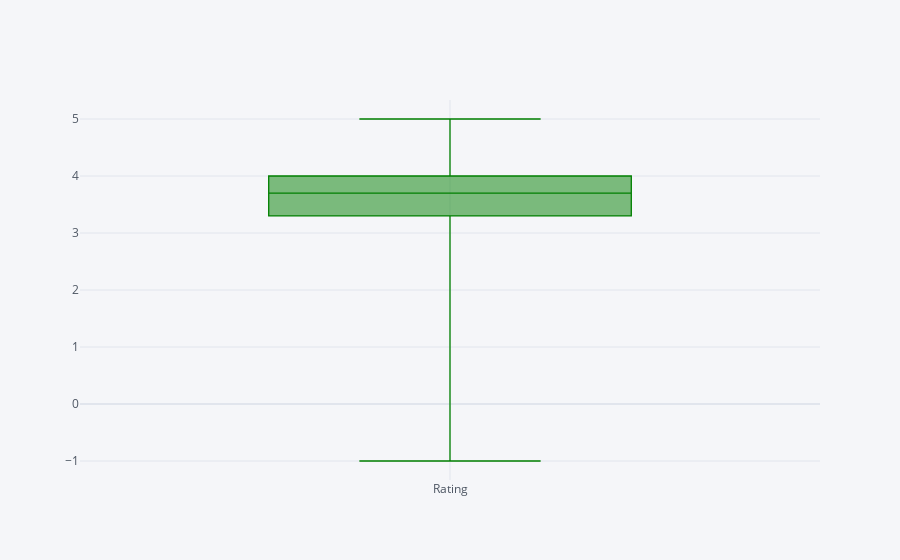

Notebook code for this chart:
### Code cell
df['Rating'].iplot(kind='box',bins=30,color='green')

### Figure 1 — Plotly figure (JSON) as saved in the notebook; plotly's stock layout.template omitted (floating-point values rounded to 4 significant figures; data arrays with more than 128 entries replaced by an {"elided": "..."} marker saying what was removed)
{"data": [{"boxpoints": false, "line": {"width": 1.3}, "marker": {"color": "rgba(0, 128, 0, 1.0)"}, "name": "Rating", "orientation": "v", "type": "box", "y": {"elided": "742 float values"}}], "layout": {"legend": {"bgcolor": "#F5F6F9", "font": {"color": "#4D5663"}}, "paper_bgcolor": "#F5F6F9", "plot_bgcolor": "#F5F6F9", "title": {"font": {"color": "#4D5663"}}, "xaxis": {"gridcolor": "#E1E5ED", "showgrid": true, "tickfont": {"color": "#4D5663"}, "title": {"font": {"color": "#4D5663"}, "text": ""}, "zerolinecolor": "#E1E5ED"}, "yaxis": {"gridcolor": "#E1E5ED", "showgrid": true, "tickfont": {"color": "#4D5663"}, "title": {"font": {"color": "#4D5663"}, "text": ""}, "zerolinecolor": "#E1E5ED"}}}
